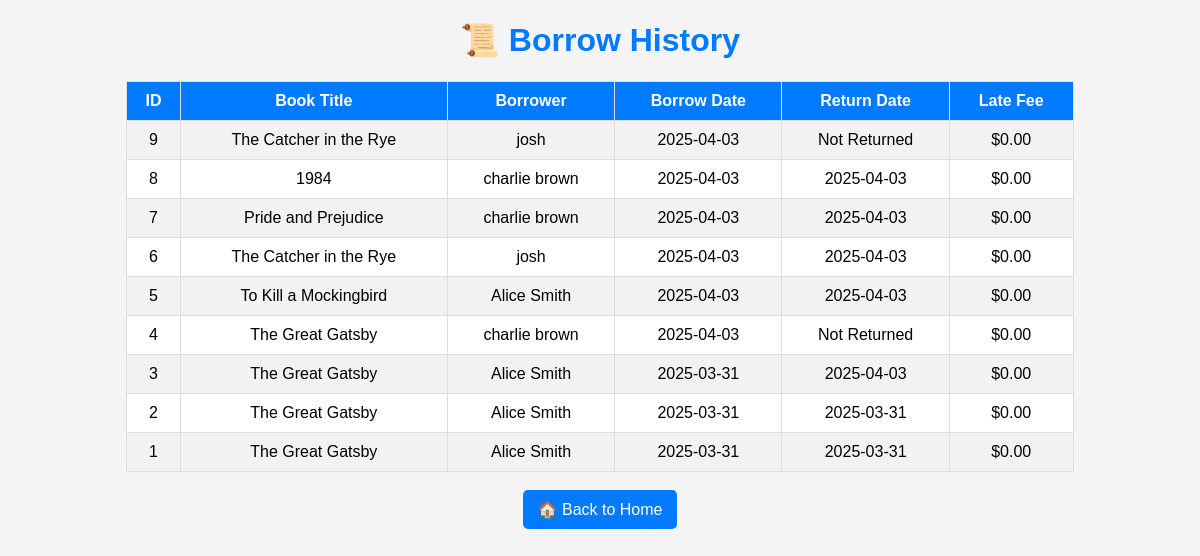
The app's page /history with its own data.
### tables this page shows
CREATE TABLE BorrowHistory (
    id INTEGER PRIMARY KEY AUTOINCREMENT,
    book_id INTEGER,
    book_title TEXT,
    borrower TEXT,
    borrow_date TEXT,
    return_date TEXT,
    late_fee REAL DEFAULT 0,
    FOREIGN KEY(book_id) REFERENCES Books(id)
);

### app.py (the view)
@app.route('/history')
def view_history():
    conn = connect_db()
    cursor = conn.cursor()
    cursor.execute("SELECT * FROM BorrowHistory ORDER BY id DESC")
    history = cursor.fetchall()
    conn.close()
    return render_template('history.html', history=history)

### app.py (called while the page is built)
def connect_db():
    return sqlite3.connect("library.db")

### templates/history.html (shortened to what this page needs)
<!DOCTYPE html>
<html>
<head>
</head>
<body>
    <h1>📜 Borrow History</h1>
    <table>
        <tr>
            <th>ID</th>
            <th>Book Title</th>
            <th>Borrower</th>
            <th>Borrow Date</th>
            <th>Return Date</th>
            <th>Late Fee</th>
        </tr>
        {% for record in history %}
        <tr>
            <td>{{ record[0] }}</td>
            <td>{{ record[2] }}</td>
            <td>{{ record[3] }}</td>
            <td>{{ record[4] }}</td>
            <td>{{ record[5] if record[5] else 'Not Returned' }}</td>
            <td>${{ "%.2f"|format(record[6]) }}</td>
        </tr>
        {% endfor %}
    </table>
    <br>
    <a href="/" class="back-link">🏠 Back to Home</a>
</body>
</html>

### templates/history.html (style rules this page uses)
body { font-family: Arial, sans-serif; text-align: center; background-color: #f4f4f4; }
h1 { color: #007bff; }
table { width: 80%; margin: auto; border-collapse: collapse; background: white; }
th, td { padding: 10px; border: 1px solid #ddd; }
th { background-color: #007bff; color: white; }
tr:nth-child(even) { background-color: #f2f2f2; }
.back-link { display: inline-block; padding: 10px 15px; background-color: #007bff; color: white; text-decoration: none; border-radius: 5px; }

### records on screen
BorrowHistory: id "9", book_title "The Catcher in the Rye", borrower "josh", borrow_date "2025-04-03", record "Not Returned", late_fee "0.00"
BorrowHistory: id "8", book_title "1984", borrower "charlie brown", borrow_date "2025-04-03", return_date "2025-04-03", late_fee "0.00"
BorrowHistory: id "7", book_title "Pride and Prejudice", borrower "charlie brown", borrow_date "2025-04-03", return_date "2025-04-03", late_fee "0.00"
BorrowHistory: id "6", book_title "The Catcher in the Rye", borrower "josh", borrow_date "2025-04-03", return_date "2025-04-03", late_fee "0.00"
BorrowHistory: id "5", book_title "To Kill a Mockingbird", borrower "Alice Smith", borrow_date "2025-04-03", return_date "2025-04-03", late_fee "0.00"
BorrowHistory: id "4", book_title "The Great Gatsby", borrower "charlie brown", borrow_date "2025-04-03", record "Not Returned", late_fee "0.00"
BorrowHistory: id "3", book_title "The Great Gatsby", borrower "Alice Smith", borrow_date "2025-03-31", return_date "2025-04-03", late_fee "0.00"
BorrowHistory: id "2", book_title "The Great Gatsby", borrower "Alice Smith", borrow_date "2025-03-31", return_date "2025-03-31", late_fee "0.00"
BorrowHistory: id "1", book_title "The Great Gatsby", borrower "Alice Smith", borrow_date "2025-03-31", return_date "2025-03-31", late_fee "0.00"
